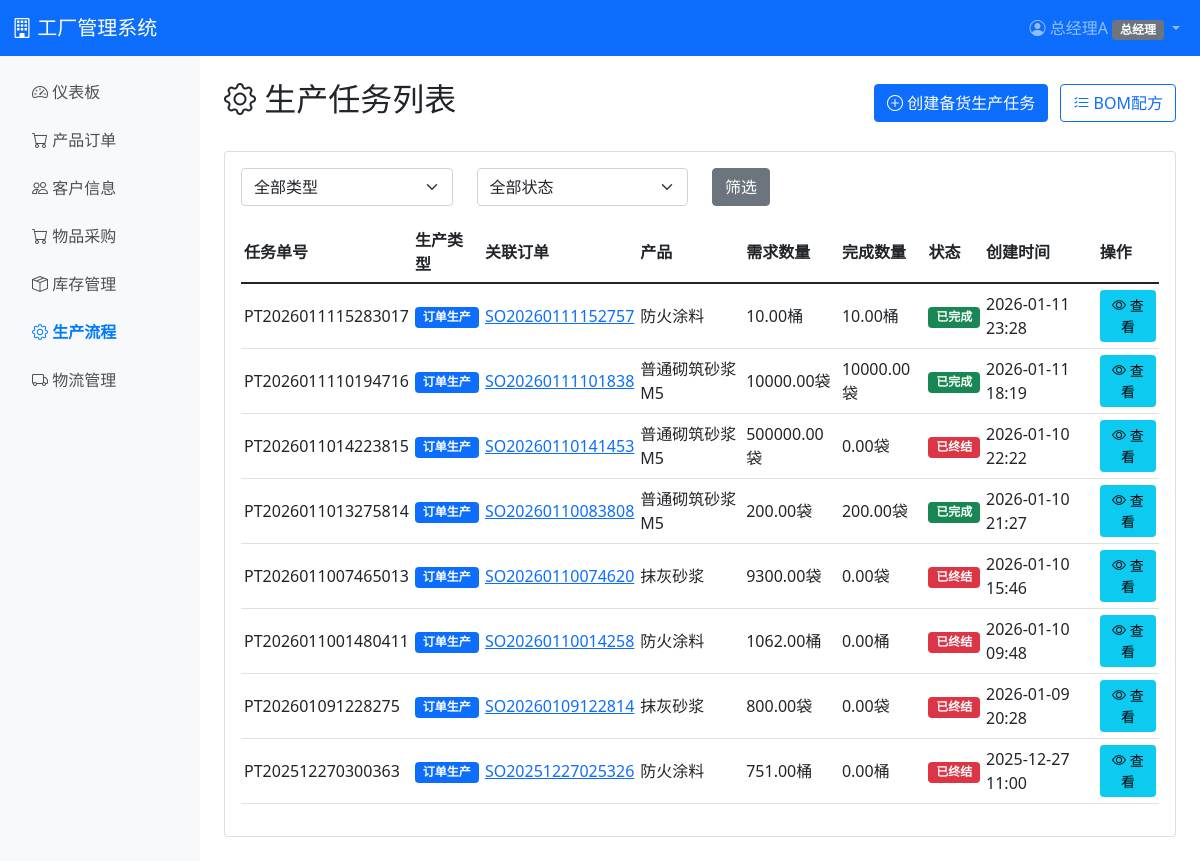
Page /production/tasks/ (signed in) on the earlier database version.
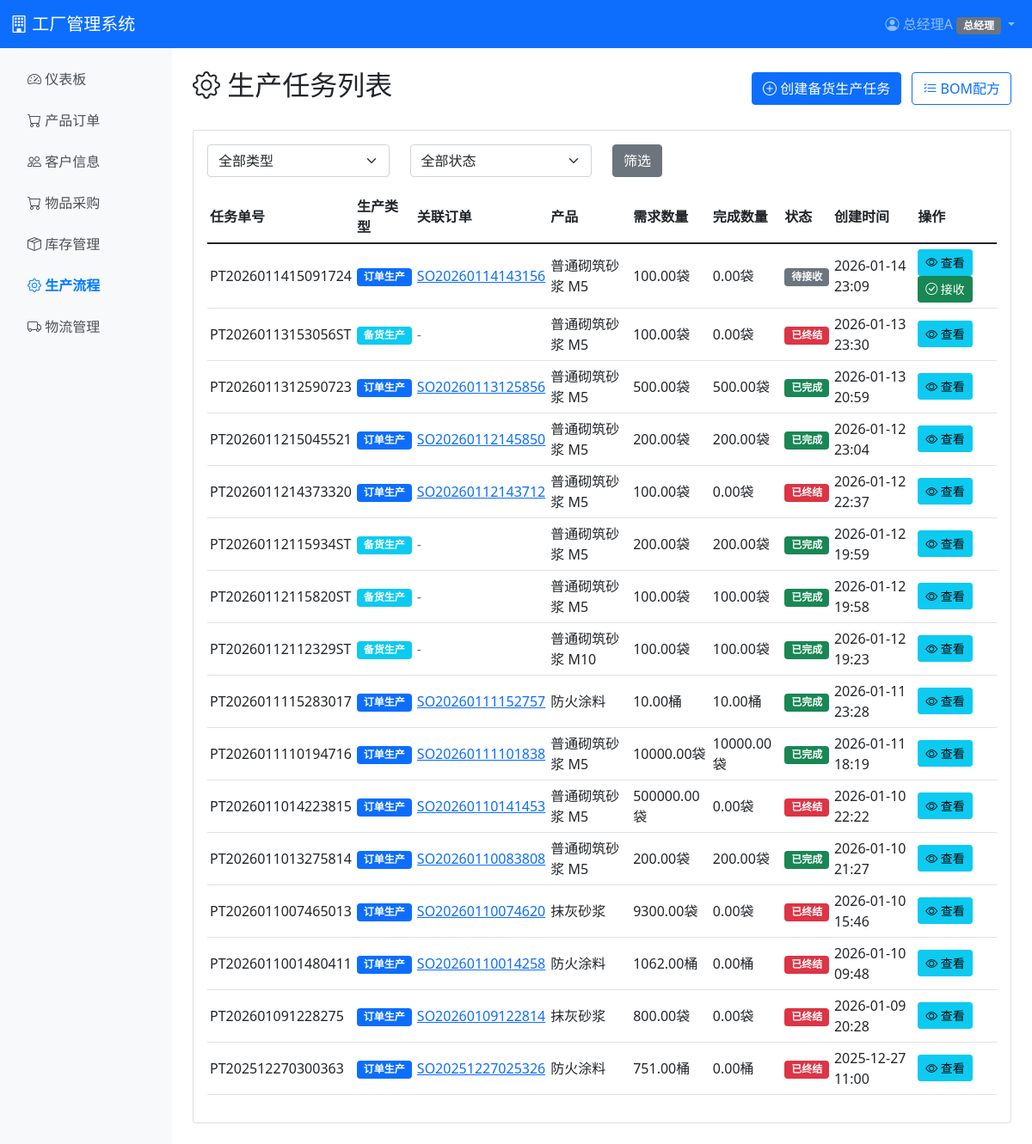
Same page on the later database version.
### production/models.py (models this page shows, shortened)
class ProductionTask(models.Model):
    STATUS_CHOICES = [
        ('pending', '待接收'),
        ('material_insufficient', '原料不足'),
        ('received', '已接收'),
        ('material_preparing', '备料中'),
        ('in_production', '生产中'),
        ('qc_checking', '质检中'),
        ('completed', '已完成'),
        ('cancelled', '已取消'),
        ('terminated', '已终结'),
    ]
    PRODUCTION_TYPE_CHOICES = [
        ('order', '订单生产'),
        ('stock', '备货生产'),
    ]
    task_no = models.CharField(max_length=50, unique=True, verbose_name='任务单号')
    production_type = models.CharField(max_length=10, choices=PRODUCTION_TYPE_CHOICES, default='order', verbose_name='生产类型')
    order = models.ForeignKey(SalesOrder, on_delete=models.CASCADE, null=True, blank=True, related_name='production_tasks', verbose_name='关联订单')
    product = models.ForeignKey(Product, on_delete=models.PROTECT, verbose_name='产品')
    required_quantity = models.DecimalField(max_digits=10, decimal_places=2, validators=[MinValueValidator(0.01)], verbose_name='需求数量')
    completed_quantity = models.DecimalField(max_digits=10, decimal_places=2, default=0, verbose_name='完成数量')
    status = models.CharField(max_length=25, choices=STATUS_CHOICES, default='pending', verbose_name='状态')
    planned_completion_date = models.DateField(null=True, blank=True, verbose_name='计划完成日期')
    received_by = models.ForeignKey('auth.User', on_delete=models.SET_NULL, null=True, blank=True, related_name='received_tasks', verbose_name='接收人')
    received_at = models.DateTimeField(null=True, blank=True, verbose_name='接收时间')
    started_at = models.DateTimeField(null=True, blank=True, verbose_name='开始时间')
    completed_at = models.DateTimeField(null=True, blank=True, verbose_name='完成时间')
    terminated_by = models.ForeignKey('auth.User', on_delete=models.SET_NULL, null=True, blank=True, related_name='terminated_tasks', verbose_name='终结人')
    terminated_at = models.DateTimeField(null=True, blank=True, verbose_name='终结时间')
    terminate_reason = models.TextField(blank=True, verbose_name='终结原因')
    remark = models.TextField(blank=True, verbose_name='备注')
    created_at = models.DateTimeField(auto_now_add=True, verbose_name='创建时间')
    updated_at = models.DateTimeField(auto_now=True, verbose_name='更新时间')
    class Meta:
        verbose_name = '生产任务单'
        verbose_name_plural = '生产任务单'
        ordering = ['-created_at']

### sales/models.py (models this page shows, shortened)
class SalesOrder(models.Model):
    STATUS_CHOICES = [
        ('pending', '待审批'),
        ('approved', '已审批'),
        ('ceo_pending', '待总经理审批'),
        ('ceo_approved', '总经理已审批'),
        ('rejected', '已退回'),
        ('in_production', '生产中'),
        ('ready_to_ship', '待发货'),
        ('shipped', '已发货'),
        ('completed', '已完成'),
        ('cancelled', '已取消'),
        ('terminated', '已终结'),
    ]
    order_no = models.CharField(max_length=50, unique=True, verbose_name='订单号')
    customer = models.ForeignKey(Customer, on_delete=models.PROTECT, verbose_name='客户')
    salesperson = models.ForeignKey('auth.User', on_delete=models.PROTECT, related_name='sales_orders', verbose_name='销售员')
    status = models.CharField(max_length=20, choices=STATUS_CHOICES, default='pending', verbose_name='状态')
    total_amount = models.DecimalField(max_digits=12, decimal_places=2, default=0, verbose_name='订单总额')
    delivery_date = models.DateField(null=True, blank=True, verbose_name='交付日期')
    reserve_inventory = models.BooleanField(default=False, verbose_name='预占库存')
    approved_by = models.ForeignKey('auth.User', on_delete=models.SET_NULL, null=True, blank=True, related_name='approved_orders', verbose_name='审批人')
    approved_at = models.DateTimeField(null=True, blank=True, verbose_name='审批时间')
    ceo_approved_by = models.ForeignKey('auth.User', on_delete=models.SET_NULL, null=True, blank=True, related_name='ceo_approved_orders', verbose_name='总经理审批人')
    ceo_approved_at = models.DateTimeField(null=True, blank=True, verbose_name='总经理审批时间')
    rejected_by = models.ForeignKey('auth.User', on_delete=models.SET_NULL, null=True, blank=True, related_name='rejected_orders', verbose_name='退回人')
    rejected_at = models.DateTimeField(null=True, blank=True, verbose_name='退回时间')
    reject_reason = models.TextField(blank=True, verbose_name='退回原因')
    terminated_by = models.ForeignKey('auth.User', on_delete=models.SET_NULL, null=True, blank=True, related_name='terminated_orders', verbose_name='终结人')
    terminated_at = models.DateTimeField(null=True, blank=True, verbose_name='终结时间')
    terminate_reason = models.TextField(blank=True, verbose_name='终结原因')
    remark = models.TextField(blank=True, verbose_name='备注')
    created_at = models.DateTimeField(auto_now_add=True, verbose_name='创建时间')
    updated_at = models.DateTimeField(auto_now=True, verbose_name='更新时间')
    class Meta:
        verbose_name = '产品订单'
        verbose_name_plural = '产品订单'
        ordering = ['-created_at']

### inventory/models.py (models this page shows, shortened)
class Product(models.Model):
    sku = models.CharField(max_length=50, unique=True, verbose_name='SKU编码')
    name = models.CharField(max_length=200, verbose_name='产品名称')
    category = models.ForeignKey(ProductCategory, on_delete=models.PROTECT, null=True, blank=True, verbose_name='分类')
    specification = models.TextField(blank=True, verbose_name='规格说明')
    unit_price = models.DecimalField(max_digits=10, decimal_places=2, default=0, verbose_name='基础单价')
    sale_price = models.DecimalField(max_digits=10, decimal_places=2, verbose_name='售价')
    safety_stock = models.DecimalField(max_digits=10, decimal_places=2, default=0, verbose_name='安全库存')
    unit = models.CharField(max_length=20, default='件', verbose_name='单位')
    created_at = models.DateTimeField(auto_now_add=True, verbose_name='创建时间')
    updated_at = models.DateTimeField(auto_now=True, verbose_name='更新时间')
    class Meta:
        verbose_name = '成品'
        verbose_name_plural = '成品'
        ordering = ['sku']

### production/views.py (the view)
# urls.py: path('tasks/', views.task_list, name='task_list'),
@login_required
@role_required('production', 'ceo')
def task_list(request):
    tasks = ProductionTask.objects.select_related('order', 'product').all().order_by('-created_at')
    production_type_filter = request.GET.get('production_type', '')
    if production_type_filter:
        tasks = tasks.filter(production_type=production_type_filter)
    status_filter = request.GET.get('status', '')
    if status_filter:
        tasks = tasks.filter(status=status_filter)
    paginator = Paginator(tasks, 20)  # 每页20条
    page_number = request.GET.get('page')
    page_obj = paginator.get_page(page_number)
    extra_params = []
    if production_type_filter:
        extra_params.append(f'production_type={production_type_filter}')
    if status_filter:
        extra_params.append(f'status={status_filter}')
    extra_params = '&'.join(extra_params)
    context = {
        'tasks': page_obj,
        'status_filter': status_filter,
        'production_type_filter': production_type_filter,
        'extra_params': extra_params,
    }
    return render(request, 'production/task_list.html', context)

### templates/production/task_list.html (shortened to what the changed rows need)
{% extends 'base.html' %}
{% block content %}
<div class="d-flex justify-content-between align-items-center mb-4">
    <h2><i class="bi bi-gear"></i> 生产任务列表</h2>
</div>
<div class="card">
    <div class="card-body">
        <div class="table-responsive">
            <table class="table table-hover table-sm">
                <thead>
                    <tr>
                        <th>任务单号</th>
                        <th>生产类型</th>
                        <th>关联订单</th>
                        <th>产品</th>
                        <th>需求数量</th>
                        <th>完成数量</th>
                        <th>状态</th>
                        <th>创建时间</th>
                        <th>操作</th>
                    </tr>
                </thead>
                <tbody>
                    {% for task in tasks %}
                    <tr>
                        <td>{{ task.task_no }}</td>
                        <td>
                            {% if task.production_type == 'order' %}
                                <span class="badge bg-primary">订单生产</span>
                            {% else %}
                                <span class="badge bg-info">备货生产</span>
                            {% endif %}
                        </td>
                        <td>
                            {% if task.order %}
                                <a href="{% url 'sales:order_detail' task.order.pk %}">{{ task.order.order_no }}</a>
                            {% else %}
                                <span class="text-muted">-</span>
                            {% endif %}
                        </td>
                        <td>{{ task.product.name }}</td>
                        <td>{{ task.required_quantity }}{{ task.product.unit }}</td>
                        <td>{{ task.completed_quantity }}{{ task.product.unit }}</td>
                        <td>
                            {% if task.status == 'pending' %}
                            <span class="badge bg-secondary">待接收</span>
                            {% elif task.status == 'material_insufficient' %}
                            <span class="badge bg-danger">原料不足</span>
                            {% elif task.status == 'received' %}
                            <span class="badge bg-info">已接收</span>
                            {% elif task.status == 'material_preparing' %}
                            <span class="badge bg-warning">备料中</span>
                            {% elif task.status == 'in_production' %}
                            <span class="badge bg-primary">生产中</span>
                            {% elif task.status == 'qc_checking' %}
                            <span class="badge" style="background-color: #6f42c1;">质检中</span>
                            {% elif task.status == 'completed' %}
                            <span class="badge bg-success">已完成</span>
                            {% elif task.status == 'cancelled' %}
                            <span class="badge bg-dark">已取消</span>
                            {% elif task.status == 'terminated' %}
                            <span class="badge bg-danger">已终结</span>
                            {% endif %}
                        </td>
                        <td>{{ task.created_at|date:"Y-m-d H:i" }}</td>
                        <td>
                            <a href="{% url 'production:task_detail' task.pk %}" class="btn btn-sm btn-info">
                                <i class="bi bi-eye"></i> 查看
                            </a>
                            {% if task.status == 'pending' or task.status == 'material_insufficient' %}
                            <a href="{% url 'production:task_receive' task.pk %}" class="btn btn-sm btn-success">
                                <i class="bi bi-check-circle"></i> 接收
                            </a>
                            {% endif %}
                        </td>
                    </tr>
                    {% empty %}
                    <tr>
                        <td colspan="9" class="text-center text-muted">暂无生产任务</td>
                    </tr>
                    {% endfor %}
                </tbody>
            </table>
        </div>
    </div>
</div>
{% endblock %}

Differences in the rows shown:
added ProductionTask: task_no "PT2026011415091724", production_type "订单生产", order.order_no "SO20260114143156", product.name "普通砌筑砂浆 M5", required_quantity "100.00", product.unit "袋", completed_quantity "0.00", status "待接收", created_at "2026-01-14 23:09"
added ProductionTask: task_no "PT20260113153056ST", production_type "备货生产", product.name "普通砌筑砂浆 M5", required_quantity "100.00", product.unit "袋", completed_quantity "0.00", status "已终结", created_at "2026-01-13 23:30"
added ProductionTask: task_no "PT2026011312590723", production_type "订单生产", order.order_no "SO20260113125856", product.name "普通砌筑砂浆 M5", required_quantity "500.00", product.unit "袋", completed_quantity "500.00", status "已完成", created_at "2026-01-13 20:59"
added ProductionTask: task_no "PT2026011215045521", production_type "订单生产", order.order_no "SO20260112145850", product.name "普通砌筑砂浆 M5", required_quantity "200.00", product.unit "袋", completed_quantity "200.00", status "已完成", created_at "2026-01-12 23:04"
added ProductionTask: task_no "PT2026011214373320", production_type "订单生产", order.order_no "SO20260112143712", product.name "普通砌筑砂浆 M5", required_quantity "100.00", product.unit "袋", completed_quantity "0.00", status "已终结", created_at "2026-01-12 22:37"
added ProductionTask: task_no "PT20260112115934ST", production_type "备货生产", product.name "普通砌筑砂浆 M5", required_quantity "200.00", product.unit "袋", completed_quantity "200.00", status "已完成", created_at "2026-01-12 19:59"
added ProductionTask: task_no "PT20260112115820ST", production_type "备货生产", product.name "普通砌筑砂浆 M5", required_quantity "100.00", product.unit "袋", completed_quantity "100.00", status "已完成", created_at "2026-01-12 19:58"
added ProductionTask: task_no "PT20260112112329ST", production_type "备货生产", product.name "普通砌筑砂浆 M10", required_quantity "100.00", product.unit "袋", completed_quantity "100.00", status "已完成", created_at "2026-01-12 19:23"
